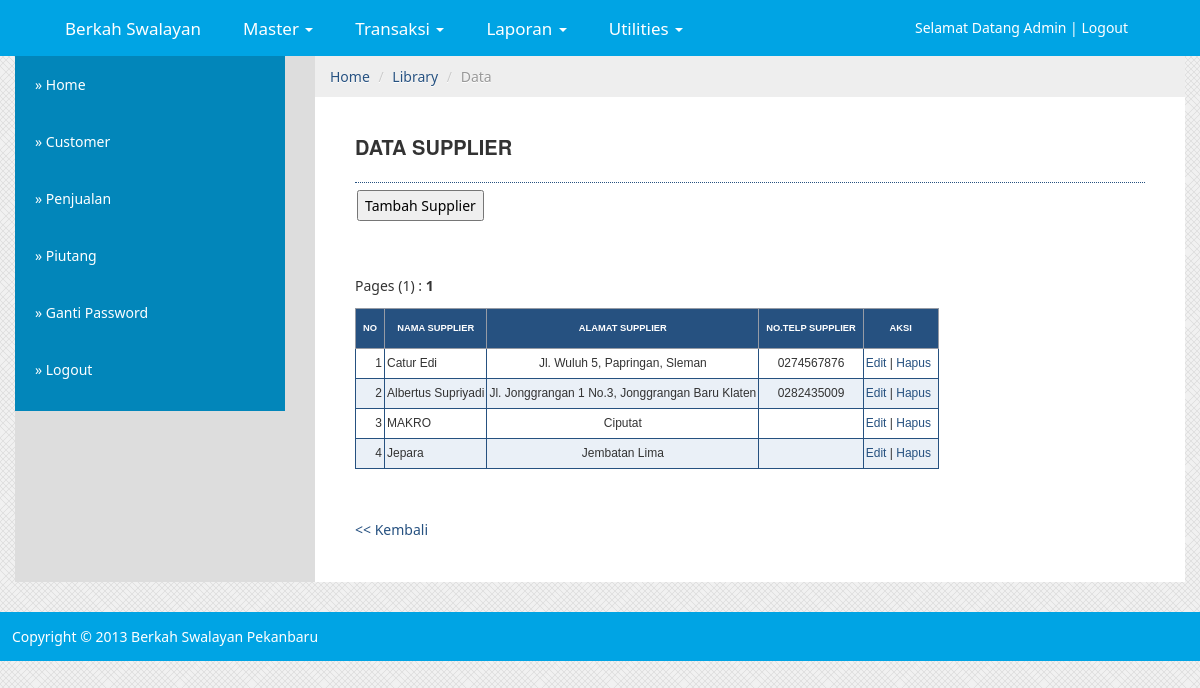
/sistem/media.php?module=supplier (signed in), run on the app's committed database.
### tables this page shows
CREATE TABLE IF NOT EXISTS `modul` (
  `idModul` int(3) NOT NULL,
  `namaModul` varchar(50) DEFAULT NULL,
  `link` varchar(50) DEFAULT NULL,
  `publish` enum('Y','N') DEFAULT NULL,
  `idLevelUser` int(2) DEFAULT NULL,
  `urutan` int(3) DEFAULT NULL,
  `last_update` date DEFAULT NULL,
  PRIMARY KEY  (`idModul`)
);

CREATE TABLE IF NOT EXISTS `supplier` (
  `idSupplier` bigint(20) NOT NULL auto_increment,
  `namaSupplier` varchar(30) DEFAULT NULL,
  `alamatSupplier` varchar(100) DEFAULT NULL,
  `telpSupplier` varchar(15) DEFAULT NULL,
  `Keterangan` text,
  `last_update` date DEFAULT NULL,
  PRIMARY KEY  (`idSupplier`)
);

### sistem/modul/mod_supplier.php (the view, shortened to what this page needs)
<?php
switch($_GET[act]){
  default:
    echo "<h2>Data Supplier</h2>
          <form method=POST action='?module=supplier&act=tambahsupplier'>
          <input type=submit value='Tambah Supplier'></form>
          <br/>";
			$dataPerPage = 20;
			if(isset($_GET['page']))
			{
				$noPage = $_GET['page'];
			}
			else $noPage = 1;
			$offset = ($noPage - 1) * $dataPerPage;
			$sql='SELECT COUNT(*) as jumData FROM supplier';
			$result  = mysql_query($sql);
			$data     = mysql_fetch_assoc($result);
			$jumData = $data['jumData'];
			if(!isset($_GET['act']) && !isset($_GET['id'])){
				$sql="select idSupplier, namaSupplier, alamatSupplier, telpSupplier from supplier LIMIT ".$offset.", ".$dataPerPage."";
				$tampil=mysql_query($sql);
				$cek=mysql_num_rows($tampil);
				$no=1;
				?>
				<table class=tableku>
          		<tr><th>no</th><th>Nama Supplier</th><th>Alamat Supplier</th>
                <th>No.Telp Supplier</th><th>aksi</th></tr>
				<?php
				if($cek==0)
				{
					echo "<tr><td colspan=6 class='data'>No data found in database</td></tr>";
				}
				else
				{
					while ($r=mysql_fetch_array($tampil)){
						if(($no % 2) == 0){
							$warna = "#EAF0F7";
						}
						else{
							$warna = "#FFFFFF";
						}
						echo "<tr bgcolor=$warna>";
					   	 echo "<td align=right class=td>$no</td>
							 <td class=td>$r[namaSupplier]</td>
							 <td align=center class=td>$r[alamatSupplier]</td>
							 <td align=center class=td>$r[telpSupplier]</td>
							 <td class=td width=70><a href=?module=supplier&act=editsupplier&id=$r[idSupplier]>Edit</a> |
								   <a href=./aksi.php?module=supplier&act=hapus&id=$r[idSupplier]>Hapus</a>
							 </td></tr>";
					  $no++;
					}
				}
				$jumPage = ceil($jumData/$dataPerPage);
				echo "<div id='paging'>";
				echo "Pages (".$jumPage.") : ";
				for($page = 1; $page <= $jumPage; $page++)
				{
					if ((($page >= $noPage - 3) && ($page <= $noPage + 3)) || ($page == 1) || ($page == $jumPage))
					{
						if ($page == $noPage)
							echo " <b>".$page."</b> ";
						else
							echo " <a class='page' href='?module=supplier&page=".$page."'>".$page."</a> ";
					}
				}
				echo "</div>
				</table>
				<p>&nbsp;</p>
                <a href=javascript:history.go(-1)><< Kembali</a>";
			}
    break;
}
?>

### sistem/menu.php (shortened to what this page needs)
<?php
include "modul/function.php";
if ($_SESSION[leveluser]=='admin'){
  $sql="select namaModul,link from modul WHERE idModul NOT IN (1, 2,3,5, 6,7,10, 11,12,13, 14,15,16) order by urutan  ";
}
elseif ($_SESSION[leveluser]=='gudang'){
  $sql="select * from modul m, leveluser lu where m.idLevelUser = lu.idLevelUser and levelUser='gudang' and publish='Y' order by urutan";
}
elseif ($_SESSION[leveluser]=='kasir'){
  $sql="select * from modul m, leveluser lu where m.idLevelUser = lu.idLevelUser and levelUser='kasir' and publish='Y' order by urutan";
}
else{
  $sql="select * from modul m, leveluser lu where m.idLevelUser = lu.idLevelUser and levelUser='semua' and publish='Y' order by urutan";
}
$hasil = mysql_query($sql);
while ($data=mysql_fetch_array($hasil)){
  	if($data['namaModul']=='Penjualan'){
		echo "<li><a href='modul/js_jual_barang.php?act=caricustomer' target='_new'>&#187; $data[namaModul]</a></li>";
	}else{
		echo "<li><a href='$data[link]'>&#187; $data[namaModul]</a></li>";
	}
}
$semua = mysql_query("select * from modul where idLevelUser = 1");
while ($dataSemua=mysql_fetch_array($semua)){
	if($dataSemua['namaModul']=='Penjualan'){
		echo "<li><a href='modul/js_jual_barang.php?act=caricustomer' target='_new' >&#187; Jual jual</a></li>";
	}else{
		echo "<li><a href='$dataSemua[link]'>&#187; $dataSemua[namaModul]</a></li>";
	}
}
?>

### config/adminstyle.css (style rules this page uses)
body { font-family: Arial; }
a:link,a:visited { color:#265180; }
h2 { font: normal 120%; color: #265180; background-color: transparent; border-bottom: 1px dotted #265180; }
table { border-collapse: collapse; }
.tableku { font-family: Arial; font-size: 10pt; border-width: 1px; border-collapse: collapse; margin: 10px 0px; border: 1px solid #265180; padding: 2px; }
.td { border: 1px solid #265180; padding: 2px; font-size: 9pt; }
form { font-size: 10pt; padding: 2px; }
th { color: #FFFFFF; font-size: 7pt; text-transform: uppercase; text-align: center; padding: 0.75em; border-width: 1px; border-style: solid; border-color: #969BA5; border-collapse: collapse; background-color: #265180; }
input,textarea,select { font-family: Arial; font-size: 8pt; }

### config/style.css (style rules this page uses)
body { background: url(../image/pattern.png); }
.nav > li > a { color: #FFF; padding: 20px; }
h2 { text-transform: uppercase; font-size: 20px; font-weight: bold; }

### data on the page
modul: namaModul "Customer"
modul: namaModul "Penjualan"
modul: namaModul "Piutang"
modul: namaModul "Ganti Password"
supplier: namaSupplier "Catur Edi", alamatSupplier "Jl. Wuluh 5, Papringan, Sleman", telpSupplier "0274567876"
supplier: namaSupplier "Albertus Supriyadi", alamatSupplier "Jl. Jonggrangan 1 No.3, Jonggrangan Baru Klaten", telpSupplier "0282435009"
supplier: namaSupplier "MAKRO", alamatSupplier "Ciputat"
supplier: namaSupplier "Jepara", alamatSupplier "Jembatan Lima"

### other printed values
$jumPage "1"
